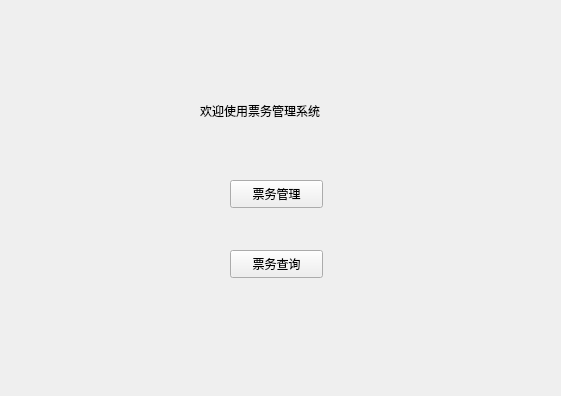
<?xml version="1.0" encoding="UTF-8"?>
<ui version="4.0">
 <class>Form</class>
 <widget class="QWidget" name="Form">
  <property name="geometry">
   <rect>
    <x>0</x>
    <y>0</y>
    <width>561</width>
    <height>396</height>
   </rect>
  </property>
  <property name="windowTitle">
   <string>Form</string>
  </property>
  <widget class="QLabel" name="label">
   <property name="geometry">
    <rect>
     <x>200</x>
     <y>90</y>
     <width>161</width>
     <height>41</height>
    </rect>
   </property>
   <property name="text">
    <string>欢迎使用票务管理系统</string>
   </property>
   <property name="textFormat">
    <enum>Qt::AutoText</enum>
   </property>
  </widget>
  <widget class="QPushButton" name="pushButton">
   <property name="geometry">
    <rect>
     <x>230</x>
     <y>180</y>
     <width>93</width>
     <height>28</height>
    </rect>
   </property>
   <property name="text">
    <string>票务管理</string>
   </property>
  </widget>
  <widget class="QPushButton" name="pushButton_2">
   <property name="geometry">
    <rect>
     <x>230</x>
     <y>250</y>
     <width>93</width>
     <height>28</height>
    </rect>
   </property>
   <property name="text">
    <string>票务查询</string>
   </property>
  </widget>
 </widget>
 <resources/>
 <connections/>
</ui>
